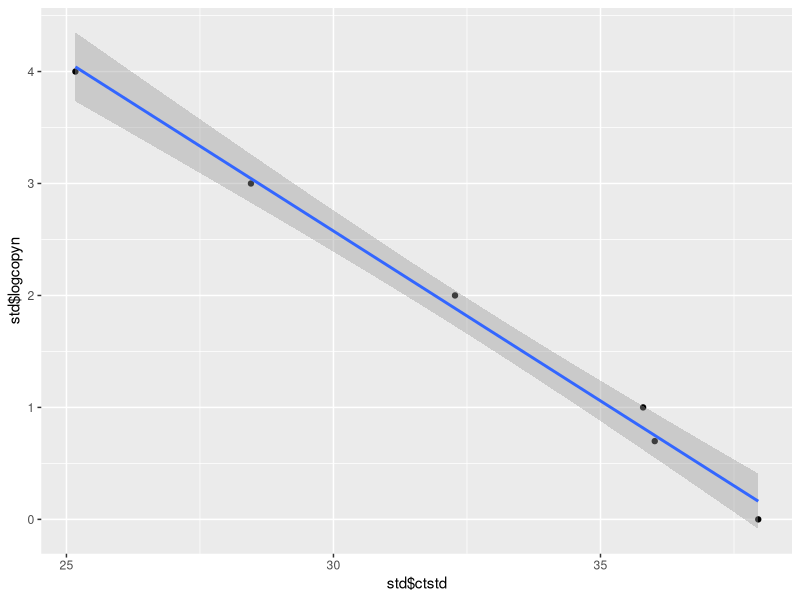

R code for this plot:
setwd("~/Desktop/Tick Research")
install.packages("ggplot2")
library("ggplot2")

catana <- read.csv("catana.csv")

catana$logcopyn <- log10(catana$copyn)

print(catana)

std <- catana[1:6,]
print (std)

ggplot(std, aes(std$ctstd,std$logcopyn)) + geom_point() + geom_smooth(method=lm)

lm1 <- lm(catana$ctstd~catana$logcopyn)

summary(lm1)
print(lm1)

lm2 <- lm(catana$logcopyn~catana$ctstd)
summary(lm2)

catana$logpredict <- predict.lm(lm2,catana)

print(catana)

catana$copynpred <- 10^(catana$logpredict)

print(catana)


